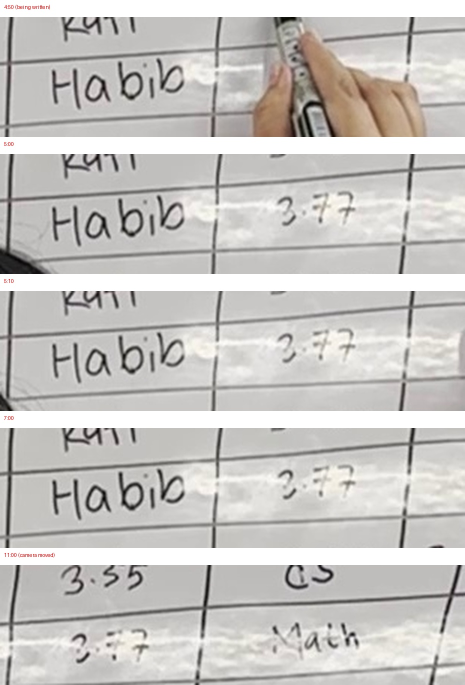
#> input picture Temp/CGPA_check_Ahsan_Habib.jpg, 930 x 1370 px (shown at 1/2 size)
$ python -i board_regions.py   (imports and definitions only)
#> lines starting #> are read from the running program, lines starting #| are printed output that depends on the picture; after the words box and inside, x2 and y2 are one past the last pixel; in counts of white or black regions, pixels touching at a corner belong together
#!/usr/bin/env python
"""
=============================================================================
FIND THE CONTENT REGIONS ON A LECTURE WHITEBOARD
=============================================================================
Given a video frame, locate the separate blocks of handwriting on the board:
the definition in one place, the truth table in another, the gate diagram on
the right. Each block comes back as a bounding box in reading order.

This is the grounding step for annotated figures. A vision-language model is
good at saying *what* something is and poor at saying *where* it is, especially
at lecture-board resolution where strokes are thin and the model has been
downscaled to a few hundred pixels. So geometry finds the regions, and the VLM
is asked only to label regions it is handed. That split is also why the
pipeline degrades gracefully: with no VLM weights present the boxes are still
correct, they just carry positional labels instead of semantic ones.

Detection works on ink, not on darkness. The board is unevenly lit, with glare
streaks and a gradient, so a global threshold either loses pale strokes or
swallows the shadows. Instead the image is compared against a heavily blurred
copy of itself: ink is whatever is markedly darker than its own neighbourhood,
plus anything strongly coloured, which catches the red title.

The lecturer is dark too. They are removed the same way illustrate_notes.py
removes them, by eroding away anything as thin as a pen stroke and keeping only
what survives as a large blob.

Usage:
    python scripts/board_regions.py --frame path/to/frame.jpg
    python scripts/board_regions.py --frame f.jpg --preview out.jpg --json out.json
    python scripts/board_regions.py --frame f.jpg --debug    # dump the masks
=============================================================================
"""

import argparse
import json
import os
import sys
from pathlib import Path

from PIL import Image, ImageDraw, ImageFilter

# Ink detection
WORK_WIDTH = 960           # detect at this width; boxes scale back to full size
INK_DELTA = 18             # how much darker than the local background counts as ink
INK_SAT = 34               # colourfulness that counts as coloured ink
BLUR_DIV = 24              # background blur radius = width / this

# Lecturer removal, same idea as illustrate_notes.py
PERSON_ERODE = 5
PERSON_DILATE = 13

# Grouping strokes into blocks
GAP_X_DIV = 42             # horizontal join distance = width / this
GAP_Y_DIV = 90             # vertical join distance = height / this
MIN_INK_PIXELS = 90        # a block with less ink than this is noise
MIN_SIDE_DIV = 60          # a block narrower or shorter than width/this is noise
MERGE_PAD_DIV = 70         # boxes closer than this are merged

# A board that has filled up over a whole lecture merges into one blob at the
# default join distance. Any region bigger than this share of the frame is
# re-examined with tighter joins, so a full board separates into its parts
# instead of coming back as a single box covering everything.
SPLIT_AREA = 0.22
SPLIT_SHRINK = 0.45        # join distances are scaled by this on each retry
SPLIT_DEPTH = 2


def _arrays():
    try:
        import numpy as np
    except ImportError:
        sys.exit("numpy is required: this script needs an interpreter that has numpy and Pillow")
    return np


def _dilate(np, mask, dx, dy):
    """Rectangular dilation by OR-ing shifted copies. Cheap and dependency-free."""
    out = mask.copy()
    for k in range(1, dx + 1):
        out[:, k:] |= mask[:, :-k]
        out[:, :-k] |= mask[:, k:]
    shifted = out.copy()
    for k in range(1, dy + 1):
        out[k:, :] |= shifted[:-k, :]
        out[:-k, :] |= shifted[k:, :]
    return out


def person_mask(np, image):
    """Large dark or colourful blobs, which is the lecturer and not the writing."""
    arr = np.asarray(image, dtype=np.int16)
    gray = arr.mean(axis=2)
    sat = arr.max(axis=2) - arr.min(axis=2)
    raw = ((gray < 118) | (sat > 42)).astype(np.uint8) * 255
    img = Image.fromarray(raw)
    img = img.filter(ImageFilter.MinFilter(PERSON_ERODE))    # erase stroke-thin things
    img = img.filter(ImageFilter.MaxFilter(PERSON_DILATE))   # regrow the blob
    return np.asarray(img, dtype=bool)


# [48 lines left out: function temporal_person_masks, not called in this run]


def ink_mask(np, image):
    """Pen strokes: markedly darker than the local background, or strongly coloured.

    Comparing against a blurred copy makes this immune to the glare streaks and
    the left-to-right brightness gradient that a global threshold trips over.
    """
    arr = np.asarray(image, dtype=np.int16)
    gray = arr.mean(axis=2)
    sat = arr.max(axis=2) - arr.min(axis=2)

    radius = max(4, image.size[0] // BLUR_DIV)
    background = np.asarray(
        image.convert("L").filter(ImageFilter.GaussianBlur(radius)), dtype=np.int16
    )
    darker = (background - gray) > INK_DELTA
    coloured = sat > INK_SAT
    return darker | coloured


def label_components(np, mask):
    """Connected components, 8-connected, by iterative flood fill.

    Written out rather than pulled from scipy because the environments that run
    this have numpy and Pillow but not scipy, and the mask is small enough that
    a plain stack-based fill is fast.
    """
    h, w = mask.shape
    labels = np.zeros((h, w), dtype=np.int32)
    current = 0
    ys, xs = np.nonzero(mask)

    for start_y, start_x in zip(ys.tolist(), xs.tolist()):
        if labels[start_y, start_x]:
            continue
        current += 1
        stack = [(start_y, start_x)]
        labels[start_y, start_x] = current
        while stack:
            y, x = stack.pop()
            y0, y1 = max(0, y - 1), min(h, y + 2)
            x0, x1 = max(0, x - 1), min(w, x + 2)
            for ny in range(y0, y1):
                for nx in range(x0, x1):
                    if mask[ny, nx] and not labels[ny, nx]:
                        labels[ny, nx] = current
                        stack.append((ny, nx))
    return labels, current


def boxes_from_labels(np, labels, count, ink, min_ink, min_side):
    """One bounding box per component, keeping only blocks with real ink in them."""
    regions = []
    for label in range(1, count + 1):
        ys, xs = np.nonzero(labels == label)
        if ys.size == 0:
            continue
        x1, x2 = int(xs.min()), int(xs.max()) + 1
        y1, y2 = int(ys.min()), int(ys.max()) + 1
        ink_pixels = int(ink[y1:y2, x1:x2].sum())
        if ink_pixels < min_ink:
            continue
        if (x2 - x1) < min_side and (y2 - y1) < min_side:
            continue
        regions.append({"bbox": [x1, y1, x2, y2], "ink_pixels": ink_pixels})
    return regions


def merge_overlapping(regions, pad):
    """Join boxes that touch or nearly touch, repeatedly, until nothing changes."""
    boxes = [dict(r) for r in regions]
    changed = True
    while changed:
        changed = False
        for i in range(len(boxes)):
            if boxes[i] is None:
                continue
            for j in range(i + 1, len(boxes)):
                if boxes[j] is None:
                    continue
                a, b = boxes[i]["bbox"], boxes[j]["bbox"]
                if (a[0] - pad < b[2] and b[0] - pad < a[2]
                        and a[1] - pad < b[3] and b[1] - pad < a[3]):
                    boxes[i]["bbox"] = [min(a[0], b[0]), min(a[1], b[1]),
                                        max(a[2], b[2]), max(a[3], b[3])]
                    boxes[i]["ink_pixels"] += boxes[j]["ink_pixels"]
                    boxes[j] = None
                    changed = True
        boxes = [b for b in boxes if b is not None]
    return boxes


def merge_text_lines(regions, frame_h, gap_ratio=1.3, max_line_frac=0.15):
    """Rejoin boxes that are parts of one written line.

    Splitting a dense board tightens the join distance globally, which is right
    for the crowded part and too aggressive elsewhere: on BanglaASR3 the line
    `else: print("Just Come")` came back as three boxes because that line is
    written with wider spacing than the code above it.

    Line structure is the cue. Two boxes belong together when they sit at the
    same height, overlapping vertically by most of the shorter one, and the gap
    between them is small next to the letter height. Using the height as the
    yardstick makes this work at any handwriting size without a fixed constant.
    """
    boxes = [dict(r) for r in regions]
    changed = True
    while changed:
        changed = False
        for i in range(len(boxes)):
            if boxes[i] is None:
                continue
            for j in range(i + 1, len(boxes)):
                if boxes[j] is None:
                    continue
                a, b = boxes[i]["bbox"], boxes[j]["bbox"]
                ha, hb = a[3] - a[1], b[3] - b[1]
                # Only single lines of writing take part. Without this the
                # allowed gap scales with the height of a tall block, and a
                # 446px truth table happily swallows a gate diagram half a
                # board away.
                if max(ha, hb) > max_line_frac * frame_h:
                    continue
                shorter = max(1, min(ha, hb))
                overlap = min(a[3], b[3]) - max(a[1], b[1])
                if overlap < 0.5 * shorter:
                    continue
                gap = max(b[0] - a[2], a[0] - b[2])
                if gap > gap_ratio * shorter:
                    continue
                boxes[i]["bbox"] = [min(a[0], b[0]), min(a[1], b[1]),
                                    max(a[2], b[2]), max(a[3], b[3])]
                boxes[i]["ink_pixels"] += boxes[j]["ink_pixels"]
                boxes[j] = None
                changed = True
        boxes = [b for b in boxes if b is not None]
    return boxes


def reading_order(regions, row_tolerance):
    """Top to bottom, left to right, with boxes on roughly the same line grouped."""
    ordered = sorted(regions, key=lambda r: (r["bbox"][1], r["bbox"][0]))
    rows, current = [], []
    for region in ordered:
        if not current:
            current = [region]
            continue
        if region["bbox"][1] - current[0]["bbox"][1] <= row_tolerance:
            current.append(region)
        else:
            rows.append(sorted(current, key=lambda r: r["bbox"][0]))
            current = [region]
    if current:
        rows.append(sorted(current, key=lambda r: r["bbox"][0]))
    return [r for row in rows for r in row]


def describe(region, width, height):
    """A positional label, used when no VLM is available to supply a real one."""
    x1, y1, x2, y2 = region["bbox"]
    cx, cy = (x1 + x2) / 2 / width, (y1 + y2) / 2 / height
    vertical = "top" if cy < 0.36 else ("middle" if cy < 0.7 else "lower")
    horizontal = "left" if cx < 0.36 else ("centre" if cx < 0.66 else "right")
    aspect = (x2 - x1) / max(1, y2 - y1)
    if aspect > 3.2:
        shape = "wide block"
    elif aspect < 0.5:
        shape = "tall block"
    else:
        shape = "block"
    return f"{vertical} {horizontal} {shape}"


def _blocks(np, ink, gap_x, gap_y, min_ink, min_side, merge_pad):
    """One pass of: join nearby strokes, label, box, merge."""
    grouped = _dilate(np, ink, max(1, int(gap_x)), max(1, int(gap_y)))
    labels, count = label_components(np, grouped)
    regions = boxes_from_labels(np, labels, count, ink, min_ink, min_side)
    return merge_overlapping(regions, pad=max(2, int(merge_pad)))


def _split_large(np, ink, regions, frame_area, gap_x, gap_y,
                 min_ink, min_side, merge_pad, depth):
    """Re-examine oversized regions with tighter joins until they separate.

    A region only survives whole if tightening fails to break it up, which is
    the right answer for a genuinely single object such as one large diagram.
    """
    if depth <= 0:
        return regions
    out = []
    for region in regions:
        x1, y1, x2, y2 = region["bbox"]
        area = (x2 - x1) * (y2 - y1)
        if area / float(frame_area) <= SPLIT_AREA:
            out.append(region)
            continue
        sub_ink = ink[y1:y2, x1:x2]

        # One tighter pass is not always enough. Tightly spaced handwriting, such
        # as a block of code, stays joined at the first retry and only separates
        # when the vertical join shrinks below the line spacing. Keep shrinking
        # until it breaks up or the joins reach a single pixel, then give up and
        # keep the region whole, which is the right answer for one big diagram.
        parts, shrink = [region], 1.0
        for _ in range(4):
            shrink *= SPLIT_SHRINK
            gx, gy = gap_x * shrink, gap_y * shrink
            if gx < 1 and gy < 1:
                break
            candidate = _blocks(np, sub_ink, gx, gy,
                                min_ink, min_side, merge_pad * shrink)
            if len(candidate) > 1:
                parts = candidate
                break
        if len(parts) <= 1:
            out.append(region)
            continue
        gap_x, gap_y, merge_pad = gap_x * shrink, gap_y * shrink, merge_pad * shrink
        for part in parts:                     # back into frame coordinates
            px1, py1, px2, py2 = part["bbox"]
            part["bbox"] = [px1 + x1, py1 + y1, px2 + x1, py2 + y1]
        out.extend(_split_large(np, ink, parts, frame_area,
                                gap_x * SPLIT_SHRINK, gap_y * SPLIT_SHRINK,
                                min_ink, min_side, merge_pad * SPLIT_SHRINK, depth - 1))
    return out


def find_regions(image, work_width=WORK_WIDTH, remove_person=True):
    """Content blocks on the board, in reading order, in full-resolution pixels."""
    np = _arrays()
    full_w, full_h = image.size
    scale = work_width / float(full_w)
    small = image.convert("RGB").resize(
        (work_width, max(1, int(full_h * scale))), Image.BILINEAR
    )
    h, w = small.size[1], small.size[0]

    ink = ink_mask(np, small)
    if remove_person:
        ink = ink & ~person_mask(np, small)

    gap_x, gap_y = max(2, w // GAP_X_DIV), max(1, h // GAP_Y_DIV)
    min_side = max(6, w // MIN_SIDE_DIV)
    merge_pad = max(2, w // MERGE_PAD_DIV)

    regions = _blocks(np, ink, gap_x, gap_y, MIN_INK_PIXELS, min_side, merge_pad)
    regions = _split_large(np, ink, regions, w * h, gap_x, gap_y,
                           MIN_INK_PIXELS, min_side, merge_pad, SPLIT_DEPTH)
    regions = merge_overlapping(regions, pad=max(2, merge_pad // 2))
    regions = merge_text_lines(regions, h)
    regions = reading_order(regions, row_tolerance=max(8, h // 14))

    inv = 1.0 / scale
    out = []
    for i, region in enumerate(regions):
        x1, y1, x2, y2 = region["bbox"]
        box = [int(x1 * inv), int(y1 * inv), int(x2 * inv), int(y2 * inv)]
        out.append({
            "id": i + 1,
            "bbox": box,
            "ink_pixels": region["ink_pixels"],
            "area_fraction": round((box[2] - box[0]) * (box[3] - box[1])
                                   / float(full_w * full_h), 4),
            "position": describe({"bbox": box}, full_w, full_h),
            "label": "",
        })
    return out


# [60 lines left out: functions draw_preview, main, not called in this run]


# [2 lines not run here, left out]

>>> from PIL import Image
>>> picture = Image.open('../Temp/CGPA_check_Ahsan_Habib.jpg')
#> picture is the input picture: PIL image 930x1370 RGB; mean R, G, B 199.3, 197.1, 194.1
>>> result = find_regions(picture)
#> in ink_mask, `darker = (background - gray) > INK_DELTA`:
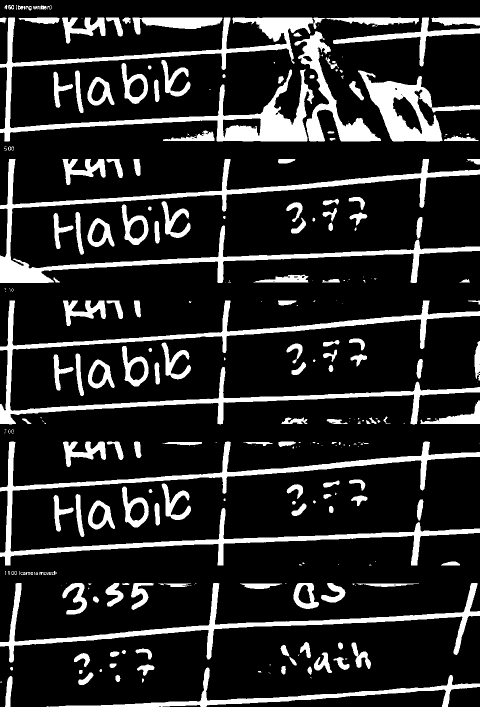
#> darker: shape (1414, 960) bool (shown at 1/2 size); 16.3% white; 307 white regions (140 under 20 px), largest, box (x1, y1, x2, y2) and area: (0, 35, 651, 283) 27317, (0, 318, 960, 566) 25944, (0, 883, 960, 1131) 24045
#> after the loop in _dilate, `for k in range(1, dx + 1):`:
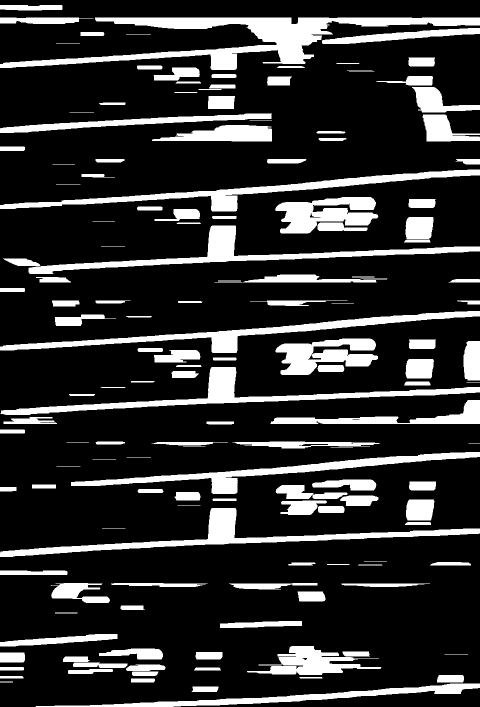
#> out: shape (1414, 960) bool (shown at 1/2 size); 18.7% white; 150 white regions, largest, box (x1, y1, x2, y2) and area: (0, 35, 960, 140) 26937, (0, 1016, 960, 1114) 14193, (1, 734, 960, 830) 13844
#> after the loop in _dilate, `for k in range(1, dy + 1):`:
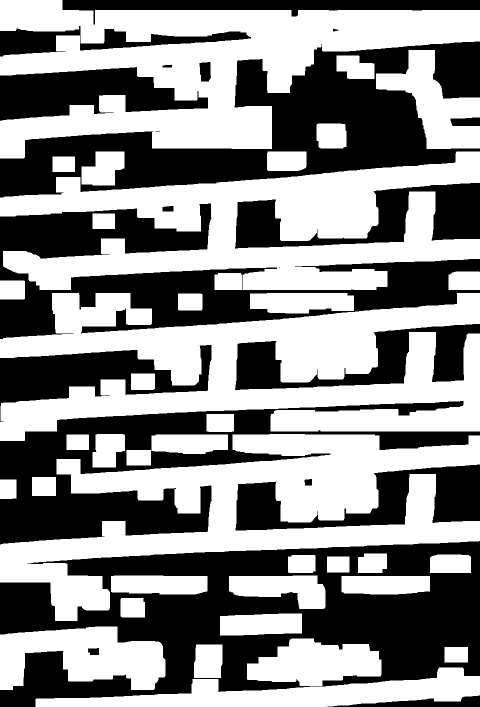
#> out: shape (1414, 960) bool (shown at 1/2 size); 54.7% white; 21 black regions (2 under 20 px), largest, box (x1, y1, x2, y2) and area: (0, 1082, 960, 1414) 160992, (0, 83, 960, 395) 113861, (0, 407, 960, 678) 88417
#> the loop in label_components, `for start_y, start_x in zip(ys.tolist(), xs.tolist()):` made 741872 passes
#> current on pass 1: 1
#> after the loop in label_components, `for start_y, start_x in zip(ys.tolist(), xs.tolist()):`:
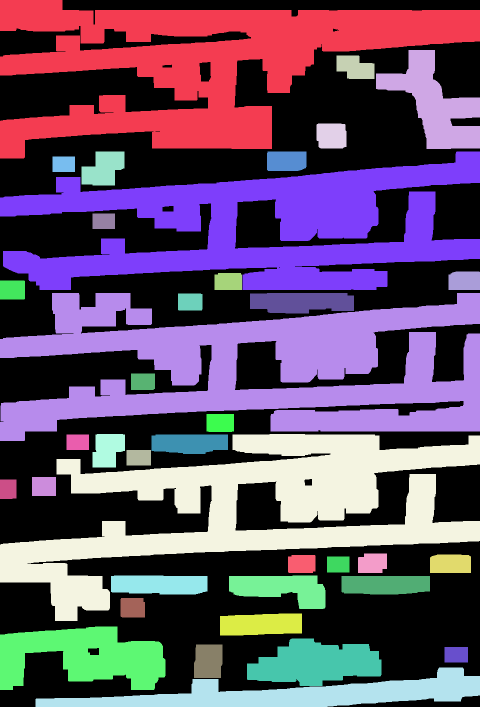
#> labels: shape (1414, 960) int32 (shown at 1/2 size); 39 distinct labels, from 0 to 38; one colour per label, 0 black
#> after the loop in label_components, `for start_y, start_x in zip(ys.tolist(), xs.tolist()):`: current = 38
#> the loop in boxes_from_labels, `for label in range(1, count + 1):` made 38 passes
#> (x1, x2, y1, y2, ink_pixels) on passes 1 to 4: (0, 960, 0, 317, 29061), (752, 960, 100, 298, 2209), (673, 749, 111, 158, 17), (633, 693, 247, 297, 98)
#> after the loop in boxes_from_labels, `for label in range(1, count + 1):`: regions = 18 items
#> in find_regions, `regions = _blocks(np, ink, gap_x, gap_y, MIN_INK_PIXELS, min_side, mer..`: regions = 1 item
#> the loop in _split_large, `for region in regions:` made 1 pass
#> (region, x1, y1, x2, y2, area) on pass 1: ({'bbox': [0, 0, 960, 1414], 'ink_pixels': 115836}, 0, 1236, 960, 1414, 170880)
#> pass 1, in _blocks (call 2), `grouped = _dilate(np, ink, max(1, int(gap_x)), max(1, int(gap_y)))`:
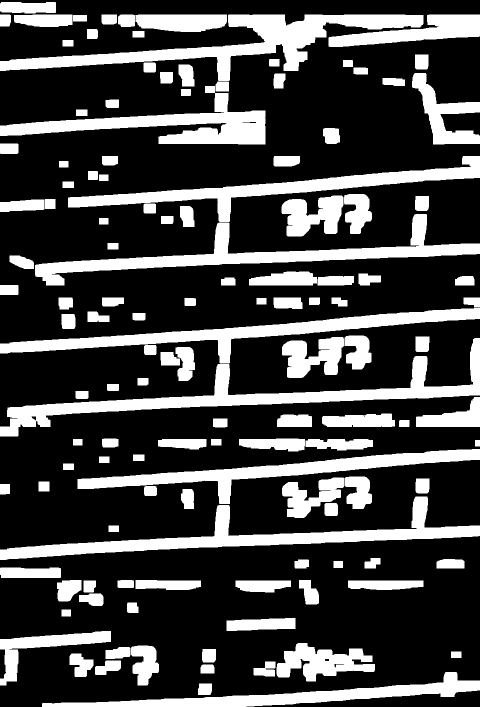
#> grouped: shape (1414, 960) bool (shown at 1/2 size); 26.9% white; 130 white regions, largest, box (x1, y1, x2, y2) and area: (0, 29, 847, 162) 28239, (0, 676, 960, 873) 27907, (0, 993, 960, 1120) 24675
#> pass 1, in _blocks (call 2), `labels, count = label_components(np, grouped)`:
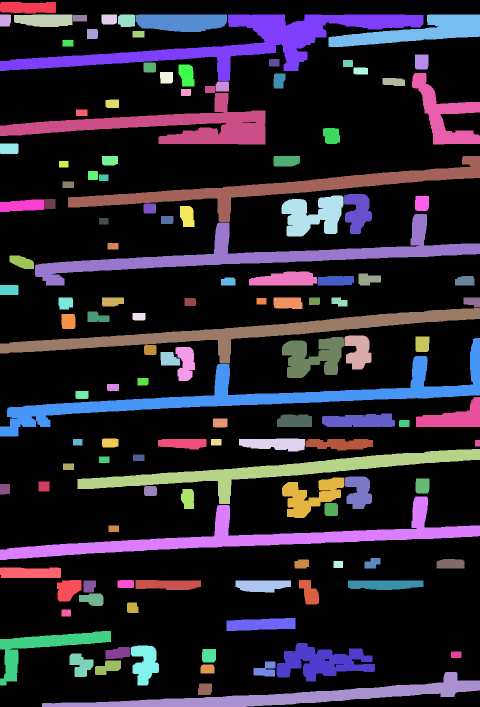
#> labels: shape (1414, 960) int32 (shown at 1/2 size); 131 distinct labels, from 0 to 130; one colour per label, 0 black
#> pass 1, in _split_large (call 2), `sub_ink = ink[y1:y2, x1:x2]`:
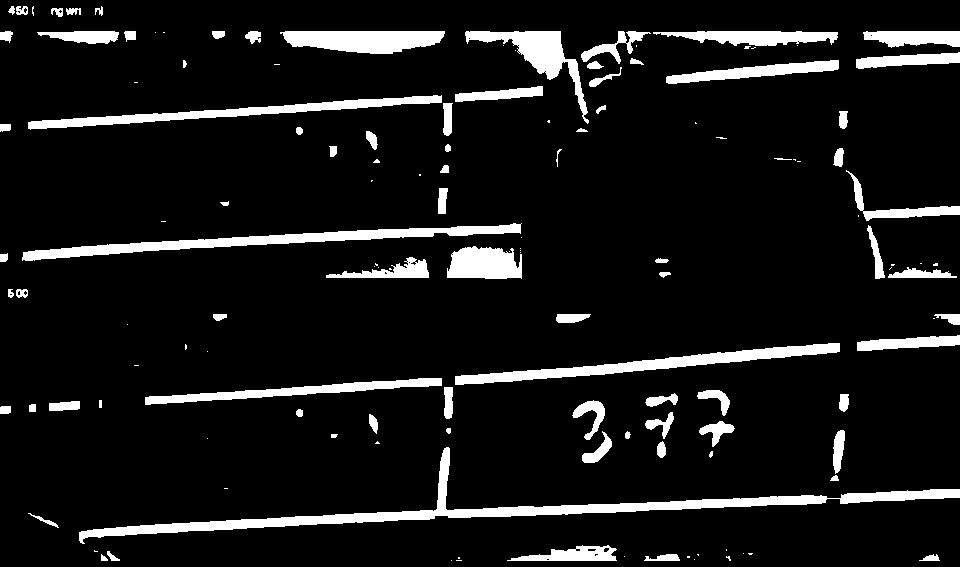
#> sub_ink: shape (567, 960) bool; 9.3% white; 137 white regions (54 under 20 px), largest, box (x1, y1, x2, y2) and area: (79, 447, 960, 544) 8314, (22, 223, 522, 261) 4490, (455, 343, 840, 385) 3842
#> after the loop in _split_large, `for region in regions:`: out = 9 items; part = {'bbox': [0, 1236, 960, 1414], 'ink_pixels': 11902}
#> in find_regions, `regions = _split_large(np, ink, regions, w * h, gap_x, gap_y, MIN_INK_..`: regions = 9 items
#> in find_regions, `regions = merge_text_lines(regions, h)`: regions = 8 items
#> the loop in reading_order, `for region in ordered:` made 8 passes
#> region on passes 1 to 4: {'bbox': [6, 9, 83, 22], 'ink_pixels': 281}, {'bbox': [20, 34, 960, 284], 'ink_pixels': 30229}, {'bbox': [6, 292, 30, 303], 'ink_pixels': 117}, {'bbox': [554, 317, 593, 328], 'ink_pixels': 256}
#> after the loop in reading_order, `for region in ordered:`: rows = 3 items
#> the loop in find_regions, `for i, region in enumerate(regions):` made 8 passes
#> (region, cx in describe, cy in describe, vertical in describe) on passes 1 to 2: ({'bbox': [6, 9, 83, 22], 'ink_pixels': 281}, 0.0457, 0.0106, 'top'), ({'bbox': [20, 34, 960, 284], 'ink_pixels': 30229}, 0.51, 0.112, 'top')
#> after the loop in find_regions, `for i, region in enumerate(regions):`: out = 8 items
#> result = 8 items
